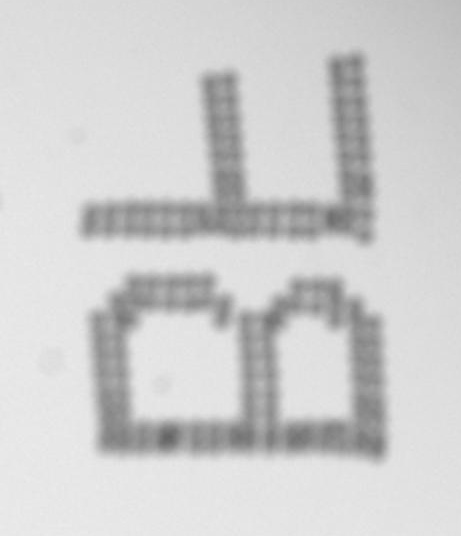
#> input picture code/template/BF/1.jpg, 461 x 536 px, found by its file name
$ python test.py
#> lines starting #> are read from the running program, lines starting #| are printed output that depends on the picture; after the words box and inside, x2 and y2 are one past the last pixel; in counts of white or black regions, pixels touching at a corner belong together
# [6 lines of commented-out code are left out]
import cv2
import numpy as np

# # 读取原始图像
# img = cv2.imread('1.jpg', cv2.IMREAD_GRAYSCALE)
#
# # 定义结构元素
# kernel = cv2.getStructuringElement(cv2.MORPH_RECT, (5, 5))
#
# # 底帽变换
# tophat = cv2.morphologyEx(img, cv2.MORPH_TOPHAT, kernel)
#
# # 显示结果
# cv2.imshow('Original Image', img)
# cv2.imshow('Top-hat Image', tophat)
# cv2.waitKey(0)
# cv2.destroyAllWindows()

import cv2

# 读取图像
# img = cv2.imread('detection/detection_2A/25_11182020 163136OK.bmp')
img = cv2.imread('D:/dataset/template/2A/1.jpg')
#> img is the input picture: shape (536, 461, 3); min 100, max 236, mean 206.8
gray_img = cv2.cvtColor(img, cv2.COLOR_BGR2GRAY)

# 顶帽变换
# kernel = cv2.getStructuringElement(cv2.MORPH_RECT, (5, 5))
# tophat = cv2.morphologyEx(gray_img, cv2.MORPH_TOPHAT, kernel)
# 创建矩形结构元素
kernel_img = cv2.getStructuringElement(cv2.MORPH_RECT, (5, 5))

# 进行闭运算操作
closing = cv2.morphologyEx(gray_img, cv2.MORPH_CLOSE, kernel_img)

# 进行底帽变换操作
bottomhat = cv2.morphologyEx(gray_img, cv2.MORPH_BLACKHAT, kernel_img)
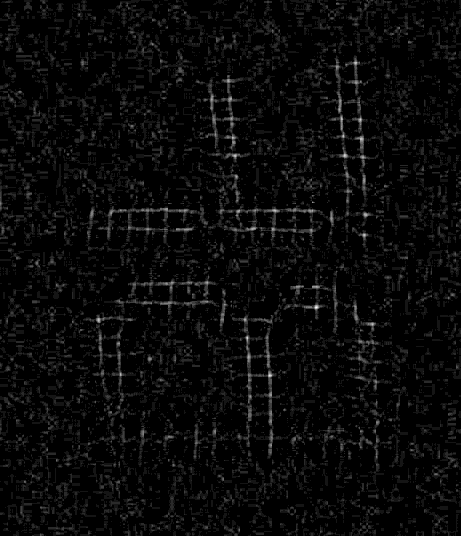
#> bottomhat: shape (536, 461); min 0, max 12, mean 0.446; drawn with min black and max white
# 最大类间方差法阈值分割
_, binary = cv2.threshold(bottomhat, 0, 255, cv2.THRESH_BINARY+cv2.THRESH_OTSU)
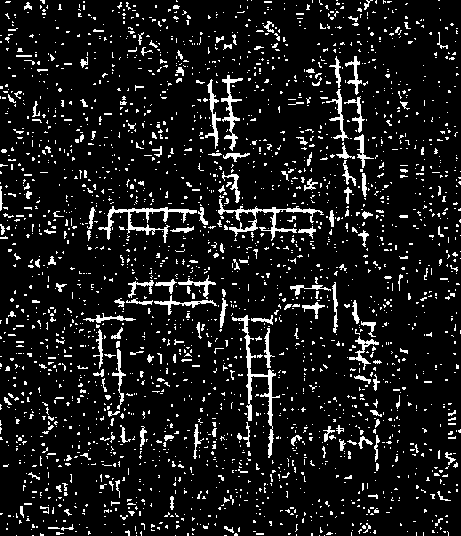
#> binary: shape (536, 461); 9.8% white in thin lines or dots
gray_img_1 = binary

# 显示结果
cv2.imshow('Original Image', gray_img_1)

cv2.waitKey(0)
cv2.destroyAllWindows()

$ run again, with code/template/BF/19.jpg copied over code/template/BF/1.jpg
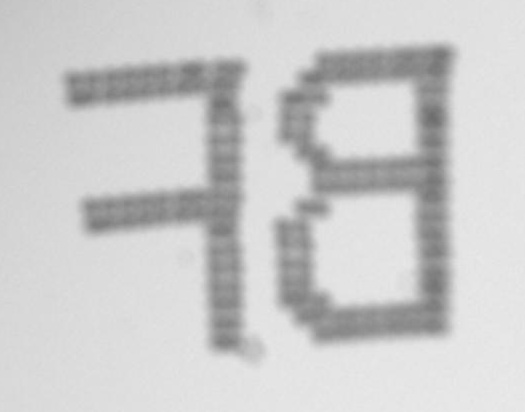
#> input picture code/template/BF/19.jpg, 525 x 412 px, found by its file name
#> img is the input picture: shape (412, 525, 3); min 109, max 234, mean 203.7
#> `bottomhat = cv2.morphologyEx(gray_img, cv2.MORPH_BLACKHAT, kernel_img)`:
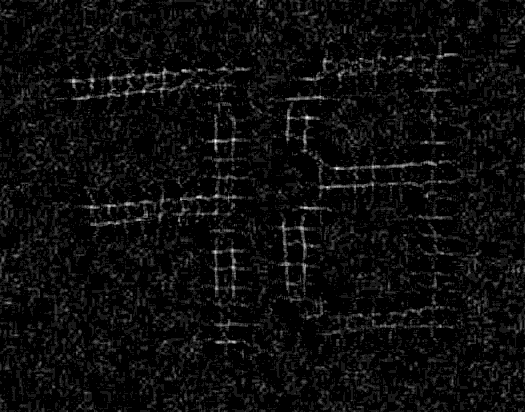
#> bottomhat: shape (412, 525); min 0, max 10, mean 0.491; drawn with min black and max white
#> `_, binary = cv2.threshold(bottomhat, 0, 255, cv2.THRESH_BINARY+cv2.THR..`:
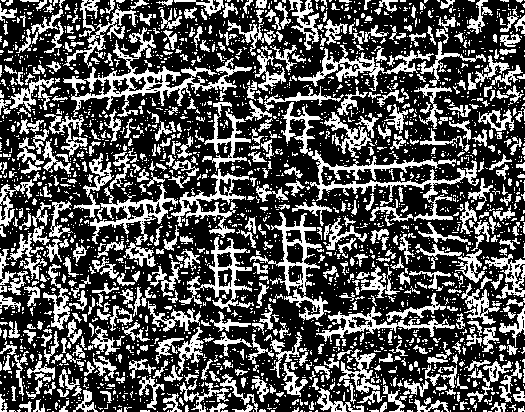
#> binary: shape (412, 525); 33.5% white; 2988 white regions (2424 under 20 px), largest, box (x1, y1, x2, y2) and area: (63, 27, 252, 117) 2961, (281, 102, 479, 221) 2867, (250, 212, 331, 321) 1654

$ run again, with code/template/BF/28.jpg copied over code/template/BF/1.jpg
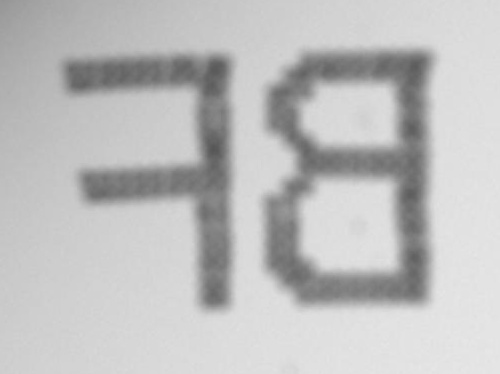
#> input picture code/template/BF/28.jpg, 500 x 374 px, found by its file name
#> img is the input picture: shape (374, 500, 3); min 86, max 231, mean 190.8
#> `bottomhat = cv2.morphologyEx(gray_img, cv2.MORPH_BLACKHAT, kernel_img)`:
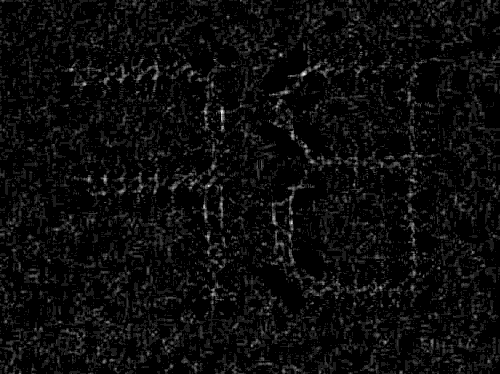
#> bottomhat: shape (374, 500); min 0, max 9, mean 0.422; drawn with min black and max white
#> `_, binary = cv2.threshold(bottomhat, 0, 255, cv2.THRESH_BINARY+cv2.THR..`:
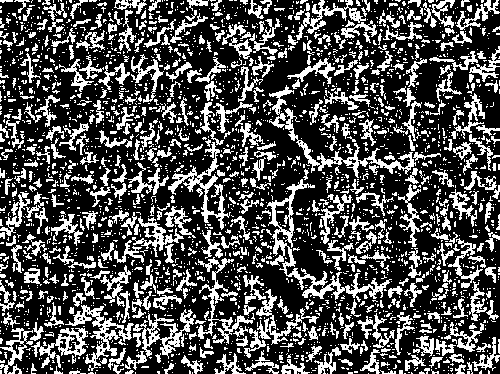
#> binary: shape (374, 500); 31.1% white in thin lines or dots
